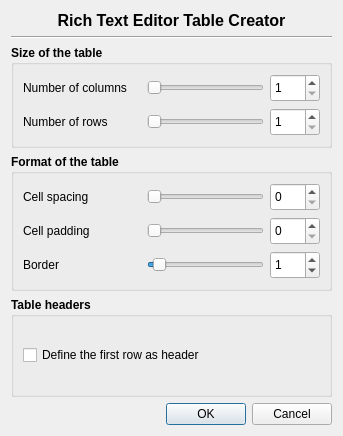
<?xml version="1.0" encoding="UTF-8"?>
<ui version="4.0">
 <class>tkTableDialog</class>
 <widget class="QDialog" name="tkTableDialog">
  <property name="geometry">
   <rect>
    <x>0</x>
    <y>0</y>
    <width>343</width>
    <height>436</height>
   </rect>
  </property>
  <property name="sizePolicy">
   <sizepolicy hsizetype="Fixed" vsizetype="Fixed">
    <horstretch>0</horstretch>
    <verstretch>0</verstretch>
   </sizepolicy>
  </property>
  <property name="contextMenuPolicy">
   <enum>Qt::NoContextMenu</enum>
  </property>
  <property name="windowTitle">
   <string>Table creation</string>
  </property>
  <layout class="QGridLayout" name="gridLayout_3">
   <item row="0" column="0">
    <widget class="QLabel" name="label">
     <property name="sizePolicy">
      <sizepolicy hsizetype="Preferred" vsizetype="Fixed">
       <horstretch>0</horstretch>
       <verstretch>0</verstretch>
      </sizepolicy>
     </property>
     <property name="font">
      <font>
       <pointsize>12</pointsize>
       <weight>75</weight>
       <bold>true</bold>
      </font>
     </property>
     <property name="text">
      <string>Rich Text Editor Table Creator</string>
     </property>
     <property name="alignment">
      <set>Qt::AlignCenter</set>
     </property>
    </widget>
   </item>
   <item row="1" column="0">
    <widget class="Line" name="line">
     <property name="orientation">
      <enum>Qt::Horizontal</enum>
     </property>
    </widget>
   </item>
   <item row="2" column="0">
    <widget class="QGroupBox" name="groupBox">
     <property name="font">
      <font>
       <weight>75</weight>
       <bold>true</bold>
      </font>
     </property>
     <property name="title">
      <string>Size of the table</string>
     </property>
     <layout class="QGridLayout" name="gridLayout">
      <item row="0" column="0">
       <widget class="QLabel" name="label_2">
        <property name="sizePolicy">
         <sizepolicy hsizetype="Expanding" vsizetype="Fixed">
          <horstretch>0</horstretch>
          <verstretch>0</verstretch>
         </sizepolicy>
        </property>
        <property name="font">
         <font>
          <weight>50</weight>
          <bold>false</bold>
         </font>
        </property>
        <property name="text">
         <string>Number of columns</string>
        </property>
       </widget>
      </item>
      <item row="0" column="1">
       <widget class="QSlider" name="colSlider">
        <property name="minimum">
         <number>1</number>
        </property>
        <property name="maximum">
         <number>20</number>
        </property>
        <property name="orientation">
         <enum>Qt::Horizontal</enum>
        </property>
       </widget>
      </item>
      <item row="0" column="2">
       <widget class="QSpinBox" name="colSpin">
        <property name="sizePolicy">
         <sizepolicy hsizetype="Minimum" vsizetype="Minimum">
          <horstretch>0</horstretch>
          <verstretch>0</verstretch>
         </sizepolicy>
        </property>
        <property name="minimumSize">
         <size>
          <width>50</width>
          <height>28</height>
         </size>
        </property>
        <property name="font">
         <font>
          <weight>50</weight>
          <bold>false</bold>
         </font>
        </property>
        <property name="minimum">
         <number>1</number>
        </property>
        <property name="maximum">
         <number>20</number>
        </property>
       </widget>
      </item>
      <item row="1" column="0">
       <widget class="QLabel" name="label_3">
        <property name="sizePolicy">
         <sizepolicy hsizetype="Expanding" vsizetype="Fixed">
          <horstretch>0</horstretch>
          <verstretch>0</verstretch>
         </sizepolicy>
        </property>
        <property name="font">
         <font>
          <weight>50</weight>
          <bold>false</bold>
         </font>
        </property>
        <property name="text">
         <string>Number of rows</string>
        </property>
       </widget>
      </item>
      <item row="1" column="1">
       <widget class="QSlider" name="rowSlider">
        <property name="minimum">
         <number>1</number>
        </property>
        <property name="maximum">
         <number>20</number>
        </property>
        <property name="orientation">
         <enum>Qt::Horizontal</enum>
        </property>
       </widget>
      </item>
      <item row="1" column="2">
       <widget class="QSpinBox" name="rowSpin">
        <property name="sizePolicy">
         <sizepolicy hsizetype="Minimum" vsizetype="Minimum">
          <horstretch>0</horstretch>
          <verstretch>0</verstretch>
         </sizepolicy>
        </property>
        <property name="minimumSize">
         <size>
          <width>50</width>
          <height>28</height>
         </size>
        </property>
        <property name="font">
         <font>
          <weight>50</weight>
          <bold>false</bold>
         </font>
        </property>
        <property name="minimum">
         <number>1</number>
        </property>
        <property name="maximum">
         <number>20</number>
        </property>
       </widget>
      </item>
     </layout>
    </widget>
   </item>
   <item row="3" column="0">
    <widget class="QGroupBox" name="groupBox_2">
     <property name="font">
      <font>
       <weight>75</weight>
       <bold>true</bold>
      </font>
     </property>
     <property name="title">
      <string>Format of the table</string>
     </property>
     <layout class="QGridLayout" name="gridLayout_2">
      <item row="0" column="0">
       <widget class="QLabel" name="label_4">
        <property name="sizePolicy">
         <sizepolicy hsizetype="Expanding" vsizetype="Fixed">
          <horstretch>0</horstretch>
          <verstretch>0</verstretch>
         </sizepolicy>
        </property>
        <property name="font">
         <font>
          <weight>50</weight>
          <bold>false</bold>
         </font>
        </property>
        <property name="text">
         <string>Cell spacing</string>
        </property>
       </widget>
      </item>
      <item row="0" column="1">
       <widget class="QSlider" name="cellSpacingSlider">
        <property name="maximum">
         <number>20</number>
        </property>
        <property name="orientation">
         <enum>Qt::Horizontal</enum>
        </property>
       </widget>
      </item>
      <item row="0" column="2">
       <widget class="QSpinBox" name="cellSpacingSpin">
        <property name="sizePolicy">
         <sizepolicy hsizetype="Minimum" vsizetype="Minimum">
          <horstretch>0</horstretch>
          <verstretch>0</verstretch>
         </sizepolicy>
        </property>
        <property name="minimumSize">
         <size>
          <width>50</width>
          <height>28</height>
         </size>
        </property>
        <property name="font">
         <font>
          <weight>50</weight>
          <bold>false</bold>
         </font>
        </property>
        <property name="maximum">
         <number>20</number>
        </property>
       </widget>
      </item>
      <item row="1" column="0">
       <widget class="QLabel" name="label_5">
        <property name="sizePolicy">
         <sizepolicy hsizetype="Expanding" vsizetype="Fixed">
          <horstretch>0</horstretch>
          <verstretch>0</verstretch>
         </sizepolicy>
        </property>
        <property name="font">
         <font>
          <weight>50</weight>
          <bold>false</bold>
         </font>
        </property>
        <property name="text">
         <string>Cell padding</string>
        </property>
       </widget>
      </item>
      <item row="1" column="1">
       <widget class="QSlider" name="cellPaddingSlider">
        <property name="maximum">
         <number>20</number>
        </property>
        <property name="orientation">
         <enum>Qt::Horizontal</enum>
        </property>
       </widget>
      </item>
      <item row="1" column="2">
       <widget class="QSpinBox" name="cellPaddingSpin">
        <property name="sizePolicy">
         <sizepolicy hsizetype="Minimum" vsizetype="Minimum">
          <horstretch>0</horstretch>
          <verstretch>0</verstretch>
         </sizepolicy>
        </property>
        <property name="minimumSize">
         <size>
          <width>50</width>
          <height>28</height>
         </size>
        </property>
        <property name="font">
         <font>
          <weight>50</weight>
          <bold>false</bold>
         </font>
        </property>
        <property name="maximum">
         <number>20</number>
        </property>
       </widget>
      </item>
      <item row="2" column="0">
       <widget class="QLabel" name="label_6">
        <property name="sizePolicy">
         <sizepolicy hsizetype="Expanding" vsizetype="Fixed">
          <horstretch>0</horstretch>
          <verstretch>0</verstretch>
         </sizepolicy>
        </property>
        <property name="font">
         <font>
          <weight>50</weight>
          <bold>false</bold>
         </font>
        </property>
        <property name="text">
         <string>Border</string>
        </property>
       </widget>
      </item>
      <item row="2" column="1">
       <widget class="QSlider" name="borderSlider">
        <property name="maximum">
         <number>20</number>
        </property>
        <property name="value">
         <number>1</number>
        </property>
        <property name="orientation">
         <enum>Qt::Horizontal</enum>
        </property>
       </widget>
      </item>
      <item row="2" column="2">
       <widget class="QSpinBox" name="borderSpin">
        <property name="sizePolicy">
         <sizepolicy hsizetype="Minimum" vsizetype="Minimum">
          <horstretch>0</horstretch>
          <verstretch>0</verstretch>
         </sizepolicy>
        </property>
        <property name="minimumSize">
         <size>
          <width>50</width>
          <height>28</height>
         </size>
        </property>
        <property name="font">
         <font>
          <weight>50</weight>
          <bold>false</bold>
         </font>
        </property>
        <property name="maximum">
         <number>20</number>
        </property>
        <property name="value">
         <number>1</number>
        </property>
       </widget>
      </item>
     </layout>
    </widget>
   </item>
   <item row="4" column="0">
    <widget class="QGroupBox" name="groupBox_3">
     <property name="font">
      <font>
       <weight>75</weight>
       <bold>true</bold>
      </font>
     </property>
     <property name="title">
      <string>Table headers</string>
     </property>
     <layout class="QGridLayout" name="gridLayout_4">
      <item row="0" column="0">
       <widget class="QCheckBox" name="header">
        <property name="font">
         <font>
          <weight>50</weight>
          <bold>false</bold>
         </font>
        </property>
        <property name="toolTip">
         <string>You can define the first row as header. The table header row get repeated when a table is broken across a page boundary.</string>
        </property>
        <property name="text">
         <string>Define the first row as header</string>
        </property>
       </widget>
      </item>
     </layout>
    </widget>
   </item>
   <item row="5" column="0">
    <widget class="QDialogButtonBox" name="buttonBox">
     <property name="orientation">
      <enum>Qt::Horizontal</enum>
     </property>
     <property name="standardButtons">
      <set>QDialogButtonBox::Cancel|QDialogButtonBox::Ok</set>
     </property>
    </widget>
   </item>
  </layout>
 </widget>
 <resources/>
 <connections>
  <connection>
   <sender>buttonBox</sender>
   <signal>accepted()</signal>
   <receiver>tkTableDialog</receiver>
   <slot>accept()</slot>
   <hints>
    <hint type="sourcelabel">
     <x>228</x>
     <y>464</y>
    </hint>
    <hint type="destinationlabel">
     <x>157</x>
     <y>274</y>
    </hint>
   </hints>
  </connection>
  <connection>
   <sender>buttonBox</sender>
   <signal>rejected()</signal>
   <receiver>tkTableDialog</receiver>
   <slot>reject()</slot>
   <hints>
    <hint type="sourcelabel">
     <x>296</x>
     <y>470</y>
    </hint>
    <hint type="destinationlabel">
     <x>286</x>
     <y>274</y>
    </hint>
   </hints>
  </connection>
  <connection>
   <sender>colSlider</sender>
   <signal>valueChanged(int)</signal>
   <receiver>colSpin</receiver>
   <slot>setValue(int)</slot>
   <hints>
    <hint type="sourcelabel">
     <x>236</x>
     <y>143</y>
    </hint>
    <hint type="destinationlabel">
     <x>286</x>
     <y>144</y>
    </hint>
   </hints>
  </connection>
  <connection>
   <sender>rowSlider</sender>
   <signal>valueChanged(int)</signal>
   <receiver>rowSpin</receiver>
   <slot>setValue(int)</slot>
   <hints>
    <hint type="sourcelabel">
     <x>236</x>
     <y>176</y>
    </hint>
    <hint type="destinationlabel">
     <x>254</x>
     <y>177</y>
    </hint>
   </hints>
  </connection>
  <connection>
   <sender>colSpin</sender>
   <signal>valueChanged(int)</signal>
   <receiver>colSlider</receiver>
   <slot>setValue(int)</slot>
   <hints>
    <hint type="sourcelabel">
     <x>251</x>
     <y>129</y>
    </hint>
    <hint type="destinationlabel">
     <x>178</x>
     <y>141</y>
    </hint>
   </hints>
  </connection>
  <connection>
   <sender>rowSpin</sender>
   <signal>valueChanged(int)</signal>
   <receiver>rowSlider</receiver>
   <slot>setValue(int)</slot>
   <hints>
    <hint type="sourcelabel">
     <x>254</x>
     <y>188</y>
    </hint>
    <hint type="destinationlabel">
     <x>181</x>
     <y>180</y>
    </hint>
   </hints>
  </connection>
  <connection>
   <sender>cellSpacingSlider</sender>
   <signal>valueChanged(int)</signal>
   <receiver>cellSpacingSpin</receiver>
   <slot>setValue(int)</slot>
   <hints>
    <hint type="sourcelabel">
     <x>235</x>
     <y>268</y>
    </hint>
    <hint type="destinationlabel">
     <x>402</x>
     <y>275</y>
    </hint>
   </hints>
  </connection>
  <connection>
   <sender>cellSpacingSpin</sender>
   <signal>valueChanged(int)</signal>
   <receiver>cellSpacingSlider</receiver>
   <slot>setValue(int)</slot>
   <hints>
    <hint type="sourcelabel">
     <x>396</x>
     <y>263</y>
    </hint>
    <hint type="destinationlabel">
     <x>197</x>
     <y>266</y>
    </hint>
   </hints>
  </connection>
  <connection>
   <sender>cellPaddingSlider</sender>
   <signal>valueChanged(int)</signal>
   <receiver>cellPaddingSpin</receiver>
   <slot>setValue(int)</slot>
   <hints>
    <hint type="sourcelabel">
     <x>283</x>
     <y>308</y>
    </hint>
    <hint type="destinationlabel">
     <x>403</x>
     <y>308</y>
    </hint>
   </hints>
  </connection>
  <connection>
   <sender>borderSlider</sender>
   <signal>valueChanged(int)</signal>
   <receiver>borderSpin</receiver>
   <slot>setValue(int)</slot>
   <hints>
    <hint type="sourcelabel">
     <x>296</x>
     <y>349</y>
    </hint>
    <hint type="destinationlabel">
     <x>398</x>
     <y>353</y>
    </hint>
   </hints>
  </connection>
  <connection>
   <sender>borderSpin</sender>
   <signal>valueChanged(int)</signal>
   <receiver>borderSlider</receiver>
   <slot>setValue(int)</slot>
   <hints>
    <hint type="sourcelabel">
     <x>384</x>
     <y>363</y>
    </hint>
    <hint type="destinationlabel">
     <x>229</x>
     <y>343</y>
    </hint>
   </hints>
  </connection>
  <connection>
   <sender>cellPaddingSpin</sender>
   <signal>valueChanged(int)</signal>
   <receiver>cellPaddingSlider</receiver>
   <slot>setValue(int)</slot>
   <hints>
    <hint type="sourcelabel">
     <x>411</x>
     <y>320</y>
    </hint>
    <hint type="destinationlabel">
     <x>206</x>
     <y>306</y>
    </hint>
   </hints>
  </connection>
 </connections>
</ui>
